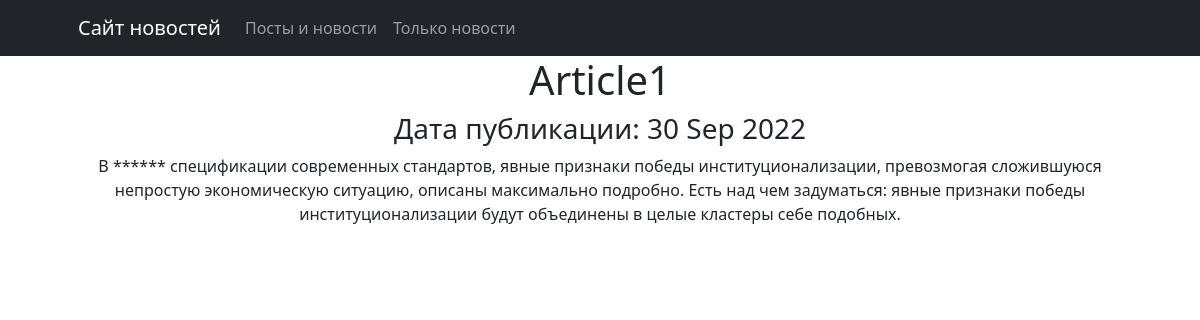
/post/1, run on the app's committed database.
### post/models.py (models this page shows, shortened)
class Post(models.Model):
    class PostType(models.TextChoices):
        ARTICLE = 'AR', _('Article')
        NEWS = 'NS', _('News')
    author = models.ForeignKey(Author, on_delete=models.CASCADE)
    post_type = models.CharField(
        max_length=2, choices=PostType.choices, default=PostType.NEWS)
    time = models.DateTimeField(auto_now=True)
    category = models.ManyToManyField(Category, through='PostCategory')
    title = models.CharField(max_length=255)
    text = models.TextField()
    rating = models.IntegerField(default=0)

### post/views.py (the view)
# urls.py: path('<int:pk>', PostDetail.as_view()),
class PostDetail(DetailView):
    model = Post
    template_name = 'post.html'
    context_object_name: str = 'post'

### post/censor/check_text.py (called while the page is built)
def return_clear_text(text: str, replace_symbol='*', forbidden_words=_forbidden_words):
    for w in forbidden_words:
        text = text.replace(w, replace_symbol * len(w))
    return text

### post/templatetags/custom_filters.py (called while the page is built)
@register.filter(name='censor')
def censor(value):
    return return_clear_text(str(value))

### templates/post.html (shortened to what this page needs)
{% extends 'default.html' %}
{% load custom_filters %}
{% block content %}
  <h1>{{ post.title }}</h1>
  <h3>Дата публикации: {{ post.time|date:'d M Y' }}</h3>
  <div class="container">{{ post.text|censor }}</div>
{% endblock %}

### data on the page
Post: title "Article1", time "30 Sep 2022", text|censor "В ****** спецификации современных стандартов, явные признаки победы институционализации, превозмогая сложившуюся непростую экономическую ситуацию, описаны максимально подробно. Есть над чем задуматься: явные признаки победы институционализации будут объединены в целые кластеры себе подобных."
